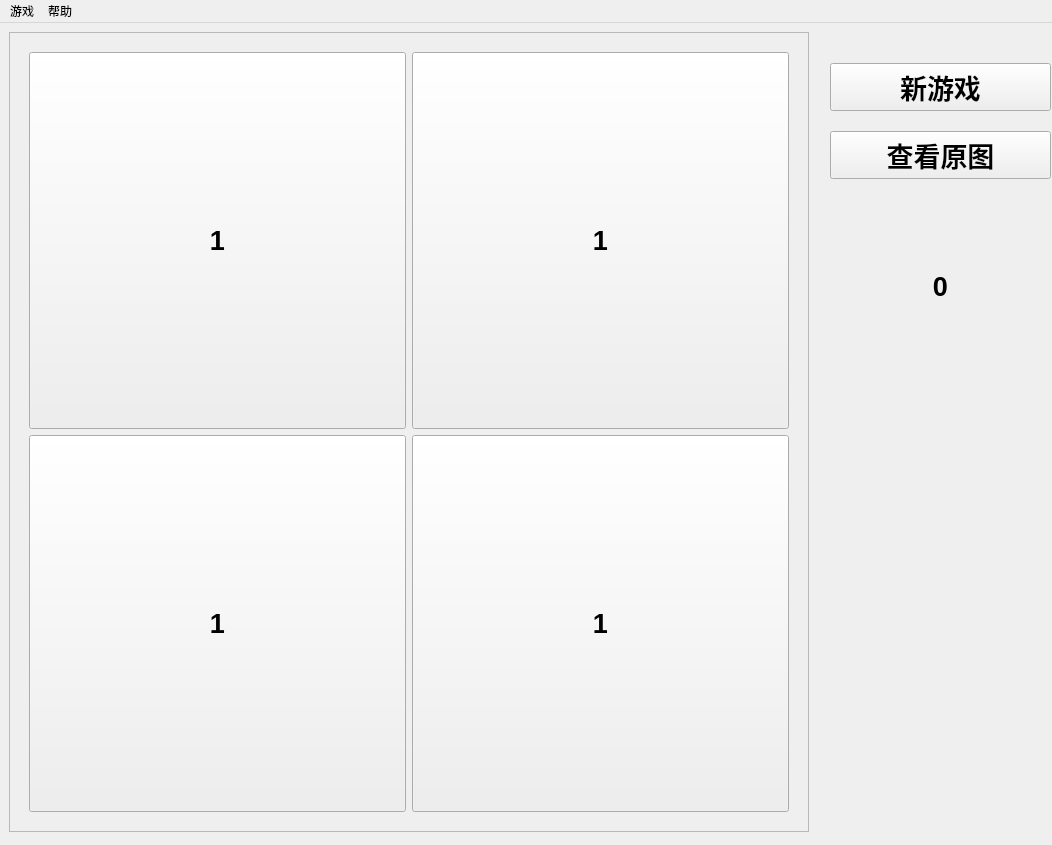
<?xml version="1.0" encoding="UTF-8"?>
<ui version="4.0">
 <class>SlidePuzzle</class>
 <widget class="QMainWindow" name="SlidePuzzle">
  <property name="geometry">
   <rect>
    <x>0</x>
    <y>0</y>
    <width>1052</width>
    <height>845</height>
   </rect>
  </property>
  <property name="windowTitle">
   <string>Slide Puzzle</string>
  </property>
  <widget class="QWidget" name="centralwidget">
   <widget class="QWidget" name="verticalLayoutWidget">
    <property name="geometry">
     <rect>
      <x>820</x>
      <y>30</y>
      <width>241</width>
      <height>331</height>
     </rect>
    </property>
    <layout class="QVBoxLayout" name="verticalLayout">
     <property name="spacing">
      <number>20</number>
     </property>
     <property name="leftMargin">
      <number>10</number>
     </property>
     <property name="topMargin">
      <number>10</number>
     </property>
     <property name="rightMargin">
      <number>10</number>
     </property>
     <property name="bottomMargin">
      <number>10</number>
     </property>
     <item>
      <widget class="QPushButton" name="pushButton_new">
       <property name="sizePolicy">
        <sizepolicy hsizetype="Preferred" vsizetype="Fixed">
         <horstretch>0</horstretch>
         <verstretch>0</verstretch>
        </sizepolicy>
       </property>
       <property name="font">
        <font>
         <pointsize>20</pointsize>
         <weight>75</weight>
         <bold>true</bold>
        </font>
       </property>
       <property name="text">
        <string>新游戏</string>
       </property>
      </widget>
     </item>
     <item>
      <widget class="QPushButton" name="pushButton_watch_img">
       <property name="sizePolicy">
        <sizepolicy hsizetype="Preferred" vsizetype="Fixed">
         <horstretch>0</horstretch>
         <verstretch>0</verstretch>
        </sizepolicy>
       </property>
       <property name="font">
        <font>
         <pointsize>20</pointsize>
         <weight>75</weight>
         <bold>true</bold>
        </font>
       </property>
       <property name="text">
        <string>查看原图</string>
       </property>
      </widget>
     </item>
     <item>
      <widget class="QLabel" name="label_time">
       <property name="font">
        <font>
         <pointsize>20</pointsize>
         <weight>75</weight>
         <bold>true</bold>
        </font>
       </property>
       <property name="text">
        <string>0</string>
       </property>
       <property name="alignment">
        <set>Qt::AlignCenter</set>
       </property>
      </widget>
     </item>
    </layout>
   </widget>
   <widget class="QFrame" name="frame">
    <property name="geometry">
     <rect>
      <x>9</x>
      <y>9</y>
      <width>800</width>
      <height>800</height>
     </rect>
    </property>
    <property name="sizePolicy">
     <sizepolicy hsizetype="Expanding" vsizetype="Expanding">
      <horstretch>0</horstretch>
      <verstretch>0</verstretch>
     </sizepolicy>
    </property>
    <property name="frameShape">
     <enum>QFrame::StyledPanel</enum>
    </property>
    <property name="frameShadow">
     <enum>QFrame::Raised</enum>
    </property>
    <layout class="QHBoxLayout" name="horizontalLayout">
     <item>
      <layout class="QGridLayout" name="gridLayout">
       <property name="leftMargin">
        <number>10</number>
       </property>
       <property name="topMargin">
        <number>10</number>
       </property>
       <property name="rightMargin">
        <number>10</number>
       </property>
       <property name="bottomMargin">
        <number>10</number>
       </property>
       <item row="0" column="1">
        <widget class="QPushButton" name="pushButton_4">
         <property name="sizePolicy">
          <sizepolicy hsizetype="Expanding" vsizetype="Expanding">
           <horstretch>0</horstretch>
           <verstretch>0</verstretch>
          </sizepolicy>
         </property>
         <property name="font">
          <font>
           <pointsize>20</pointsize>
           <weight>75</weight>
           <bold>true</bold>
          </font>
         </property>
         <property name="text">
          <string>1</string>
         </property>
        </widget>
       </item>
       <item row="0" column="0">
        <widget class="QPushButton" name="pushButton">
         <property name="sizePolicy">
          <sizepolicy hsizetype="Expanding" vsizetype="Expanding">
           <horstretch>0</horstretch>
           <verstretch>0</verstretch>
          </sizepolicy>
         </property>
         <property name="font">
          <font>
           <pointsize>20</pointsize>
           <weight>75</weight>
           <bold>true</bold>
          </font>
         </property>
         <property name="text">
          <string>1</string>
         </property>
        </widget>
       </item>
       <item row="1" column="0">
        <widget class="QPushButton" name="pushButton_5">
         <property name="sizePolicy">
          <sizepolicy hsizetype="Expanding" vsizetype="Expanding">
           <horstretch>0</horstretch>
           <verstretch>0</verstretch>
          </sizepolicy>
         </property>
         <property name="font">
          <font>
           <pointsize>20</pointsize>
           <weight>75</weight>
           <bold>true</bold>
          </font>
         </property>
         <property name="text">
          <string>1</string>
         </property>
        </widget>
       </item>
       <item row="1" column="1">
        <widget class="QPushButton" name="pushButton_6">
         <property name="sizePolicy">
          <sizepolicy hsizetype="Expanding" vsizetype="Expanding">
           <horstretch>0</horstretch>
           <verstretch>0</verstretch>
          </sizepolicy>
         </property>
         <property name="font">
          <font>
           <pointsize>20</pointsize>
           <weight>75</weight>
           <bold>true</bold>
          </font>
         </property>
         <property name="text">
          <string>1</string>
         </property>
        </widget>
       </item>
      </layout>
     </item>
    </layout>
   </widget>
  </widget>
  <widget class="QMenuBar" name="menubar">
   <property name="geometry">
    <rect>
     <x>0</x>
     <y>0</y>
     <width>1052</width>
     <height>22</height>
    </rect>
   </property>
   <widget class="QMenu" name="menu">
    <property name="title">
     <string>游戏</string>
    </property>
    <addaction name="actionnew"/>
    <addaction name="actionchoice"/>
    <addaction name="separator"/>
    <addaction name="actionclose"/>
   </widget>
   <widget class="QMenu" name="menu_2">
    <property name="title">
     <string>帮助</string>
    </property>
    <addaction name="actionhelp"/>
    <addaction name="actionabout"/>
   </widget>
   <addaction name="menu"/>
   <addaction name="menu_2"/>
  </widget>
  <action name="actionnew">
   <property name="text">
    <string>新游戏</string>
   </property>
  </action>
  <action name="actionchoice">
   <property name="text">
    <string>选项</string>
   </property>
  </action>
  <action name="actionclose">
   <property name="text">
    <string>关闭</string>
   </property>
  </action>
  <action name="actionhelp">
   <property name="text">
    <string>查看帮助</string>
   </property>
  </action>
  <action name="actionabout">
   <property name="text">
    <string>关于</string>
   </property>
  </action>
 </widget>
 <resources/>
 <connections/>
</ui>
